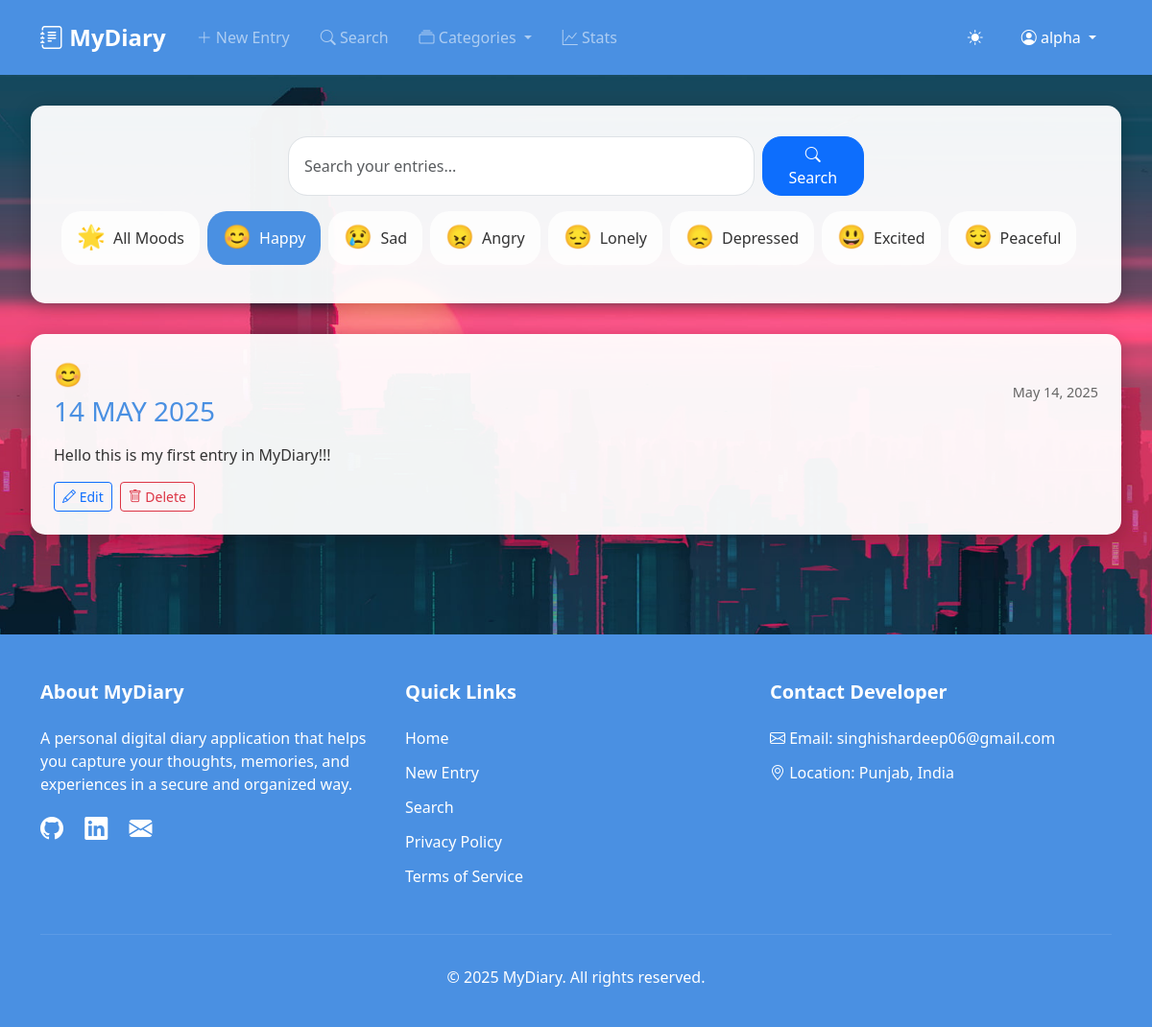
/search/?mood=happy (signed in), run on the app's committed database.
### CoreApp/models.py (models this page shows, shortened)
class DiaryEntry(models.Model):
    MOOD_CHOICES = [
        ('happy', 'Happy'),
        ('sad', 'Sad'),
        ('angry', 'Angry'),
        ('lonely', 'Lonely'),
        ('depressed', 'Depressed'),
        ('excited', 'Excited'),
        ('peaceful', 'Peaceful'),
    ]
    FONT_CHOICES = [
        ('Arial', 'Arial'),
        ('Times New Roman', 'Times New Roman'),
        ('Courier New', 'Courier New'),
        ('Georgia', 'Georgia'),
        ('Verdana', 'Verdana'),
    ]
    FONT_SIZE_CHOICES = [
        ('12', '12px'),
        ('14', '14px'),
        ('16', '16px'),
        ('18', '18px'),
        ('20', '20px'),
        ('24', '24px'),
    ]
    user = models.ForeignKey(User, on_delete=models.CASCADE)
    title = models.CharField(max_length=200)
    content = models.TextField()
    mood = models.CharField(max_length=20, choices=MOOD_CHOICES)
    created_at = models.DateTimeField(auto_now_add=True)
    updated_at = models.DateTimeField(auto_now=True)
    font_style = models.CharField(max_length=50, choices=FONT_CHOICES, default='Arial')
    font_size = models.CharField(max_length=3, choices=FONT_SIZE_CHOICES, default='16')
    text_color = models.CharField(max_length=7, default='#000000')  # Hex color code
    is_bold = models.BooleanField(null=True, default=False)
    is_italic = models.BooleanField(null=True, default=False)
    is_underline = models.BooleanField(null=True, default=False)
    is_strikethrough = models.BooleanField(null=True, default=False)
    class Meta:
        ordering = ['-created_at']
        verbose_name_plural = 'Diary Entries'

### CoreApp/views.py (the view)
# urls.py: path('search/', views.search_entries, name='search_entries'),
@login_required
def search_entries(request):
    query = request.GET.get('q', '')
    mood_filter = request.GET.get('mood', '')
    entries = DiaryEntry.objects.filter(user=request.user)
    if query:
        entries = entries.filter(
            Q(title__icontains=query) | Q(content__icontains=query)
        )
    if mood_filter:
        entries = entries.filter(mood=mood_filter)
    entries = entries.order_by('-created_at')
    context = {
        'entries': entries,
        'query': query,
        'moods': DiaryEntry.MOOD_CHOICES,
        'current_mood': mood_filter
    }
    return render(request, 'diary/search_results.html', context)

### templates/diary/search_results.html (shortened to what this page needs)
{% extends "base.html" %}
{% block content %}
<div class="search-container">
    <div class="search-header">
        <form action="{% url 'search_entries' %}" method="GET" class="search-form">
            <div class="search-input-group">
                <input type="text" name="q" class="form-control" placeholder="Search your entries..." value="{{ request.GET.q }}">
                <button type="submit" class="btn btn-primary">
                    <i class="bi bi-search"></i> Search
                </button>
            </div>
        </form>
        <div class="mood-filters">
            <a href="?" class="mood-filter {% if not current_mood %}active{% endif %}">
                <span class="mood-emoji">🌟</span>
                <span>All Moods</span>
            </a>
            {% for mood, label in moods %}
            <a href="?{% if query %}q={{ query }}&{% endif %}mood={{ mood }}"
               class="mood-filter {% if current_mood == mood %}active{% endif %}">
                <span class="mood-emoji">
                    {% if mood == 'happy' %}😊
                    {% elif mood == 'sad' %}😢
                    {% elif mood == 'angry' %}😠
                    {% elif mood == 'lonely' %}😔
                    {% elif mood == 'depressed' %}😞
                    {% elif mood == 'excited' %}😃
                    {% elif mood == 'peaceful' %}😌
                    {% elif mood == 'anxious' %}😰
                    {% elif mood == 'grateful' %}🙏
                    {% elif mood == 'tired' %}😴
                    {% elif mood == 'loved' %}🥰
                    {% elif mood == 'proud' %}😎
                    {% elif mood == 'confused' %}😕
                    {% elif mood == 'hopeful' %}🌟
                    {% elif mood == 'motivated' %}💪
                    {% endif %}
                </span>
                <span>{{ label }}</span>
            </a>
            {% endfor %}
        </div>
    </div>
    {% if entries %}
        {% for entry in entries %}
        <article class="entry-card">
            <div class="entry-header">
                <div>
                    <span class="mood-emoji mood-{{ entry.mood }}">
                        {% if entry.mood == 'happy' %}😊
                        {% elif entry.mood == 'sad' %}😢
                        {% elif entry.mood == 'angry' %}😠
                        {% elif entry.mood == 'lonely' %}😔
                        {% elif entry.mood == 'depressed' %}😞
                        {% elif entry.mood == 'excited' %}😃
                        {% elif entry.mood == 'peaceful' %}😌
                        {% elif entry.mood == 'anxious' %}😰
                        {% elif entry.mood == 'grateful' %}🙏
                        {% elif entry.mood == 'tired' %}😴
                        {% elif entry.mood == 'loved' %}🥰
                        {% elif entry.mood == 'proud' %}😎
                        {% elif entry.mood == 'confused' %}😕
                        {% elif entry.mood == 'hopeful' %}🌟
                        {% elif entry.mood == 'motivated' %}💪
                        {% endif %}
                    </span>
                    <h3 class="entry-title d-inline">{{ entry.title }}</h3>
                </div>
                <span class="entry-date">{{ entry.created_at|date:"F j, Y" }}</span>
            </div>
            <div class="entry-content">
                {{ entry.content|linebreaks }}
            </div>
            <div class="entry-actions">
                <a href="{% url 'edit_entry' entry.pk %}" class="btn btn-outline-primary btn-sm">
                    <i class="bi bi-pencil"></i> Edit
                </a>
                <form action="{% url 'delete_entry' entry.pk %}" method="POST" class="d-inline">
                    <button type="submit" class="btn btn-outline-danger btn-sm"
                            onclick="return confirm('Are you sure you want to delete this entry?')">
                        <i class="bi bi-trash"></i> Delete
                    </button>
                </form>
            </div>
        </article>
        {% endfor %}
    {% endif %}
</div>
{% endblock %}

### templates/base.html (shortened to what this page needs)
<!DOCTYPE html>
<html lang="en">
<head>
    <link href="https://cdn.jsdelivr.net/npm/bootstrap@5.3.0/dist/css/bootstrap.min.css" rel="stylesheet">
    <link rel="stylesheet" href="https://cdn.jsdelivr.net/npm/bootstrap-icons@1.11.0/font/bootstrap-icons.css">
    <link rel="stylesheet" href="/static/css/base.css">
    <link rel="stylesheet" href="/static/css/diary.css">
</head>
<body>
    {% if user.is_authenticated %}
    <nav class="navbar navbar-expand-lg navbar-dark">
        <div class="container">
            <a class="navbar-brand" href="{% url 'home' %}">
                <i class="bi bi-journal-text"></i> MyDiary
            </a>
            <div class="collapse navbar-collapse" id="navbarNav">
                <ul class="navbar-nav me-auto">
                    <li class="nav-item">
                        <a class="nav-link" href="{% url 'new_entry' %}">
                            <i class="bi bi-plus-lg"></i> New Entry
                        </a>
                    </li>
                    <li class="nav-item">
                        <a class="nav-link" href="{% url 'search_entries' %}">
                            <i class="bi bi-search"></i> Search
                        </a>
                    </li>
                    <li class="nav-item dropdown">
                        <a class="nav-link dropdown-toggle" href="#" role="button" data-bs-toggle="dropdown">
                            <i class="bi bi-collection"></i> Categories
                        </a>
                    </li>
                    <li class="nav-item">
                        <a class="nav-link" href="#" data-bs-toggle="modal" data-bs-target="#statsModal">
                            <i class="bi bi-graph-up"></i> Stats
                        </a>
                    </li>
                </ul>
                <div class="d-flex align-items-center">
                    <div id="theme-toggle" class="text-white me-3">
                        <i class="bi bi-sun-fill"></i>
                    </div>
                    <div class="dropdown">
                        <a class="nav-link dropdown-toggle text-white" href="#" role="button" data-bs-toggle="dropdown">
                            <i class="bi bi-person-circle"></i>
                            {{ user.username }}
                        </a>
                    </div>
                </div>
            </div>
        </div>
    </nav>
    {% endif %}
    <div class="main-content">
        <div class="container-fluid p-0">
            {% block content %}{% endblock %}
        </div>
    </div>
    {% if user.is_authenticated %}
    <footer>
        <div class="container">
            <div class="row">
                <div class="col-md-4 footer-section">
                    <h5>About MyDiary</h5>
                    <p>A personal digital diary application that helps you capture your thoughts, memories, and experiences in a secure and organized way.</p>
                    <div class="social-links">
                        <a href="https://github.com/ishar06" target="_blank"><i class="bi bi-github"></i></a>
                        <a href="https://www.linkedin.com/in/ishardeep-singh-743789311/" target="_blank"><i class="bi bi-linkedin"></i></a>
                        <a href="mailto:singhishardeep06@gmail.com"><i class="bi bi-envelope-fill"></i></a>
                    </div>
                </div>
                <div class="col-md-4 footer-section">
                    <h5>Quick Links</h5>
                    <ul class="footer-links">
                        <li><a href="{% url 'home' %}">Home</a></li>
                        <li><a href="{% url 'new_entry' %}">New Entry</a></li>
                        <li><a href="{% url 'search_entries' %}">Search</a></li>
                        <li><a href="#">Privacy Policy</a></li>
                        <li><a href="#">Terms of Service</a></li>
                    </ul>
                </div>
                <div class="col-md-4 footer-section">
                    <h5>Contact Developer</h5>
                    <ul class="footer-links">
                        <li><i class="bi bi-envelope"></i> Email: singhishardeep06@gmail.com</li>
                        <li><i class="bi bi-geo-alt"></i> Location: Punjab, India</li>
                    </ul>
                </div>
            </div>
            <div class="copyright">
                <p>&copy; {% now "Y" %} MyDiary. All rights reserved.</p>
            </div>
        </div>
    </footer>
    {% endif %}
</body>
</html>

### static/css/base.css (style rules this page uses)
:root { --primary-color: #4a90e2; --background-color: #ffffff; --text-color: #333333; --modal-bg: rgba(255, 255, 255, 0.95); --border-color: rgba(0, 0, 0, 0.1); }
body { background-color: var(--background-color); color: var(--text-color); transition: background-color 0.3s, color 0.3s; min-height: 100vh; display: flex; flex-direction: column; }
a { text-decoration: none; }
.navbar { background-color: var(--primary-color) !important; padding: 1rem 0; }
.navbar-brand { font-size: 1.5rem; font-weight: bold; }
.nav-link { text-decoration: none; padding: 0.5rem 1rem !important; transition: all 0.3s; }
#theme-toggle { cursor: pointer; padding: 8px; border-radius: 50%; transition: background-color 0.3s; }
footer { background-color: var(--primary-color); color: white; padding: 3rem 0 1.5rem; margin-top: 3rem; }
footer a { color: white; text-decoration: none; transition: color 0.3s; }
.footer-section h5 { font-weight: bold; margin-bottom: 1.5rem; }
.footer-links { list-style: none; padding: 0; }
.footer-links li { margin-bottom: 0.75rem; }
.social-links { font-size: 1.5rem; }
.social-links a { margin-right: 1rem; }
.copyright { text-align: center; padding-top: 2rem; margin-top: 2rem; border-top: 1px solid rgba(255, 255, 255, 0.1); }
.main-content { flex: 1; }

### static/css/diary.css (style rules this page uses)
.entry-card { background: rgba(255, 255, 255, 0.95); border-radius: 15px; padding: 1.5rem; margin-bottom: 1.5rem; box-shadow: 0 4px 20px rgba(0,0,0,0.2); transition: all 0.3s; }
.entry-header { display: flex; justify-content: space-between; align-items: center; margin-bottom: 1rem; }
.entry-title { margin: 0; color: var(--primary-color); }
.entry-date { font-size: 0.9rem; color: #666; }
.entry-actions { margin-top: 1rem; display: flex; gap: 0.5rem; }
.mood-happy { color: #ffd700; }
.mood-filter { display: flex; align-items: center; padding: 0.5rem 1rem; border-radius: 20px; margin-bottom: 0.5rem; cursor: pointer; transition: background-color 0.2s; }
.mood-filter.active { background-color: var(--primary-color); color: white; }
.mood-emoji { font-size: 1.5rem; margin-bottom: 0.25rem; display: block; cursor: pointer; pointer-events: none; }
.search-header { background: rgba(255, 255, 255, 0.95); padding: 2rem; border-radius: 15px; box-shadow: 0 4px 20px rgba(0,0,0,0.2); margin-bottom: 2rem; transition: background-color 0.3s; }
.search-input-group { display: flex; gap: 0.5rem; }
.search-input-group .form-control { border-radius: 20px; padding-left: 1rem; padding-right: 1rem; }
.search-input-group .btn { border-radius: 20px; padding-left: 1.5rem; padding-right: 1.5rem; }

### templates/diary/search_results.html (style rules this page uses)
body { background: url('/static/images/img10.jpg') no-repeat center center fixed; background-size: cover; min-height: 100vh; }
.search-container { padding: 2rem; }
.search-header { background: rgba(255, 255, 255, 0.95); padding: 2rem; border-radius: 15px; box-shadow: 0 4px 20px rgba(0,0,0,0.2); margin-bottom: 2rem; transition: background-color 0.3s; }
.entry-card { background: rgba(255, 255, 255, 0.95); border-radius: 15px; padding: 1.5rem; margin-bottom: 1.5rem; box-shadow: 0 4px 20px rgba(0,0,0,0.2); transition: all 0.3s; }
.mood-emoji { font-size: 1.5rem; margin-right: 0.5rem; }
.mood-filters { display: flex; flex-wrap: wrap; gap: 0.5rem; margin-top: 1rem; }
.mood-filter { display: inline-flex; align-items: center; padding: 0.5rem 1rem; background: rgba(255, 255, 255, 0.8); border-radius: 20px; transition: all 0.2s; color: var(--text-color); }
.mood-filter.active { background: var(--primary-color); color: white; }
.search-form { max-width: 600px; margin: 0 auto 1rem; }
.search-input-group { display: flex; gap: 0.5rem; }
.search-input-group .form-control { border-radius: 20px; padding-left: 1rem; padding-right: 1rem; }
.search-input-group .btn { border-radius: 20px; padding-left: 1.5rem; padding-right: 1.5rem; }

### data on the page
DiaryEntry: title "14 MAY 2025", created_at "May 14, 2025", content "Hello this is my first entry in MyDiary!!!"

### other printed values
{{ user.username }} "alpha"
{{ label }} "Happy" "Sad" "Angry" "Lonely" "Depressed" "Excited" "Peaceful"
